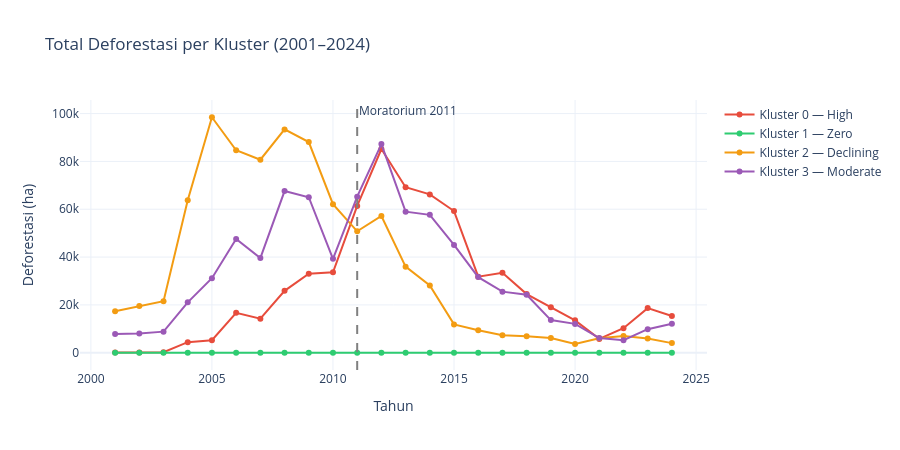

The code cell stored with this chart in its notebook:
### Code cell
colors = ['#e74c3c', '#2ecc71', '#f39c12', '#9b59b6']

fig = go.Figure()

for c, data in cluster_series.items():
    fig.add_trace(go.Scatter(
        x=year_cols,
        y=data['series'].values,
        mode='lines+markers',
        name=f"Kluster {c} — {data['nama']}",
        line=dict(color=colors[c % len(colors)], width=2)
    ))

fig.add_vline(x=2011, line_dash='dash', line_color='gray',
              annotation_text='Moratorium 2011')
fig.update_layout(
    title='Total Deforestasi per Kluster (2001–2024)',
    xaxis_title='Tahun',
    yaxis_title='Deforestasi (ha)',
    template='plotly_white',
    height=450
)
fig.show()

### Figure 1 — Plotly figure (JSON) as saved in the notebook; plotly's stock layout.template omitted (floating-point values rounded to 4 significant figures)
{"data": [{"line": {"color": "#e74c3c", "width": 2}, "mode": "lines+markers", "name": "Kluster 0 — High", "type": "scatter", "x": [2001, 2002, 2003, 2004, 2005, 2006, 2007, 2008, 2009, 2010, 2011, 2012, 2013, 2014, 2015, 2016, 2017, 2018, 2019, 2020, 2021, 2022, 2023, 2024], "y": [94.04, 63.88, 221.8, 4413.0, 5260.0, 16680.0, 14220.0, 25900.0, 33070.0, 33610.0, 61370.0, 85190.0, 69230.0, 66210.0, 59250.0, 31790.0, 33470.0, 24540.0, 19060.0, 13550.0, 5797.0, 10260.0, 18660.0, 15350.0]}, {"line": {"color": "#2ecc71", "width": 2}, "mode": "lines+markers", "name": "Kluster 1 — Zero", "type": "scatter", "x": [2001, 2002, 2003, 2004, 2005, 2006, 2007, 2008, 2009, 2010, 2011, 2012, 2013, 2014, 2015, 2016, 2017, 2018, 2019, 2020, 2021, 2022, 2023, 2024], "y": [0.0, 0.0, 0.0, 0.0, 0.0, 0.0, 0.0, 0.0, 0.0, 0.0, 0.0, 0.0, 0.0, 0.0, 0.0, 0.0, 0.0, 0.0, 0.0, 0.0, 0.0, 0.0, 0.0, 0.0]}, {"line": {"color": "#f39c12", "width": 2}, "mode": "lines+markers", "name": "Kluster 2 — Declining", "type": "scatter", "x": [2001, 2002, 2003, 2004, 2005, 2006, 2007, 2008, 2009, 2010, 2011, 2012, 2013, 2014, 2015, 2016, 2017, 2018, 2019, 2020, 2021, 2022, 2023, 2024], "y": [17340.0, 19560.0, 21580.0, 63730.0, 98460.0, 84650.0, 80720.0, 93390.0, 88100.0, 62130.0, 50780.0, 57180.0, 36000.0, 28170.0, 11850.0, 9388.0, 7335.0, 6933.0, 6147.0, 3621.0, 6044.0, 7013.0, 5942.0, 4032.0]}, {"line": {"color": "#9b59b6", "width": 2}, "mode": "lines+markers", "name": "Kluster 3 — Moderate", "type": "scatter", "x": [2001, 2002, 2003, 2004, 2005, 2006, 2007, 2008, 2009, 2010, 2011, 2012, 2013, 2014, 2015, 2016, 2017, 2018, 2019, 2020, 2021, 2022, 2023, 2024], "y": [7887.0, 8032.0, 8824.0, 21090.0, 31150.0, 47560.0, 39610.0, 67610.0, 65010.0, 39250.0, 65260.0, 87230.0, 59000.0, 57660.0, 45080.0, 31620.0, 25550.0, 24230.0, 13650.0, 12070.0, 6133.0, 5219.0, 9848.0, 12120.0]}], "layout": {"annotations": [{"showarrow": false, "text": "Moratorium 2011", "x": 2011, "xanchor": "left", "xref": "x", "y": 1, "yanchor": "top", "yref": "y domain"}], "height": 450, "shapes": [{"line": {"color": "gray", "dash": "dash"}, "type": "line", "x0": 2011, "x1": 2011, "xref": "x", "y0": 0, "y1": 1, "yref": "y domain"}], "title": {"text": "Total Deforestasi per Kluster (2001–2024)"}, "xaxis": {"title": {"text": "Tahun"}}, "yaxis": {"title": {"text": "Deforestasi (ha)"}}}}
